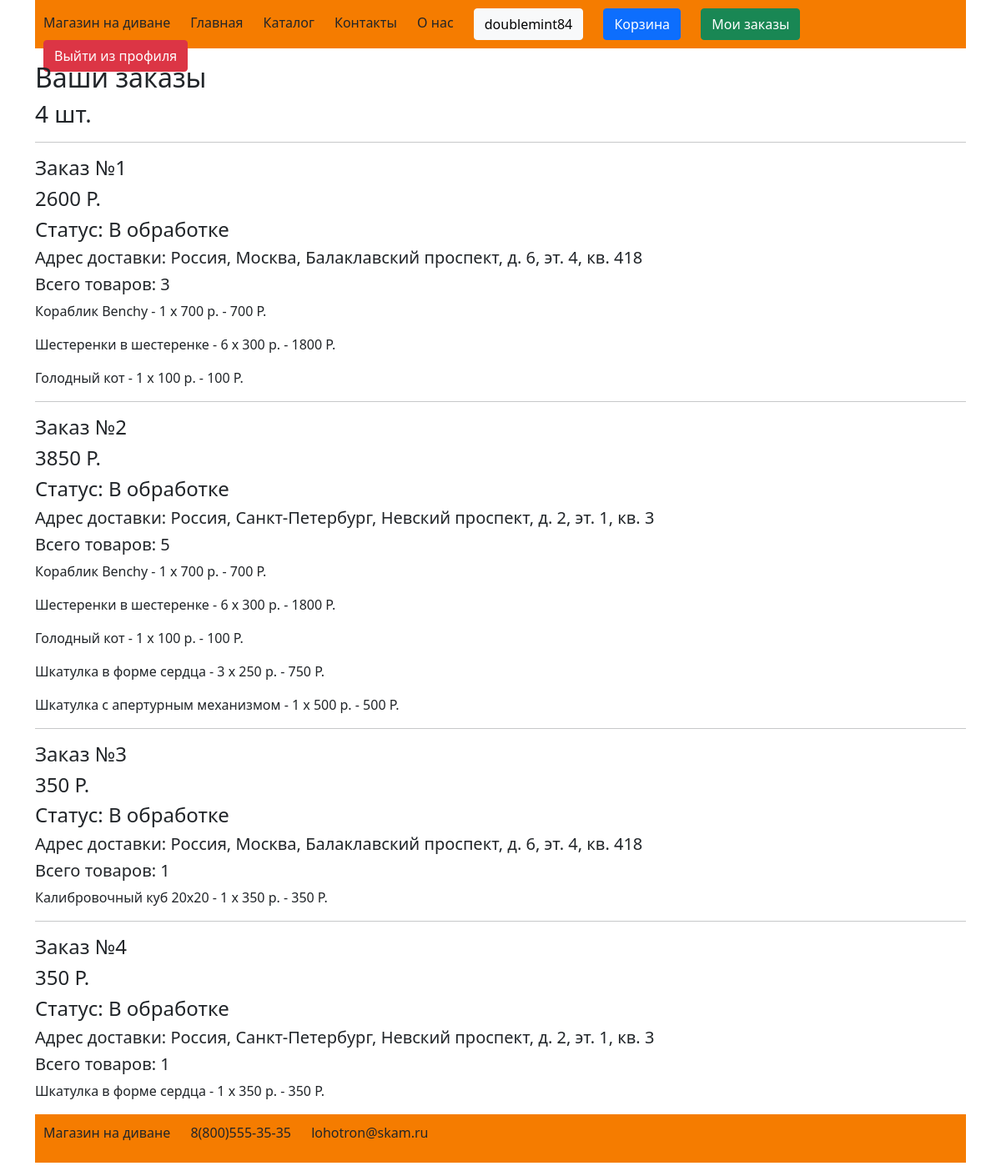
/my_orders (signed in), run on the app's committed database.
### models.py (models this page shows, shortened)
class Users(db.Model):
    id = db.Column(db.Integer, primary_key=True)
    name = db.Column(db.String(80), nullable=True)
    surname = db.Column(db.String(80), nullable=True)
    birthdate = db.Column(db.String(80), nullable=True)
    login = db.Column(db.String(80), nullable=True)
    password_hash = db.Column(db.String(80), nullable=True)
    registration_date = db.Column(db.String(80), nullable=True)

class Orders(db.Model):
    id = db.Column(db.Integer, primary_key=True)
    customer_id = db.Column(db.Integer, db.ForeignKey('users.id'), nullable=False)
    date = db.Column(db.String(80), nullable=False)
    total = db.Column(db.Integer, nullable=False)
    state = db.Column(db.Integer, nullable=False)
    address_id = db.Column(db.Integer, db.ForeignKey('address.id'), nullable=False)
    customer = db.relationship('Users',
                               backref=db.backref('order', lazy=False))
    address = db.relationship('Address',
                              backref=db.backref('order', lazy=False))

class Address(db.Model):
    id = db.Column(db.Integer, primary_key=True)
    street = db.Column(db.String(80), nullable=True)
    house = db.Column(db.String(80), nullable=True)
    city = db.Column(db.String(80), nullable=True)
    country = db.Column(db.String(80), nullable=True)
    postcode = db.Column(db.String(80), nullable=True)
    flat = db.Column(db.String(80), nullable=True)
    floor = db.Column(db.String(80), nullable=True)

class Items(db.Model):
    id = db.Column(db.Integer, primary_key=True)
    category_id = db.Column(db.Integer, db.ForeignKey('categories.id'), nullable=False)
    name = db.Column(db.String(80), nullable=False)
    price = db.Column(db.Integer, nullable=False)
    description = db.Column(db.String(80), nullable=False)
    photo = db.Column(db.String(80), nullable=True)
    category = db.relationship('Categories',
                               backref=db.backref('item', lazy=False))

class Order_list(db.Model):
    id = db.Column(db.Integer, primary_key=True)
    order_id = db.Column(db.Integer, db.ForeignKey('orders.id'), nullable=False)
    item_id = db.Column(db.Integer, db.ForeignKey('items.id'), nullable=False)
    price_per_item = db.Column(db.Integer, nullable=False)
    count = db.Column(db.Integer, nullable=False)
    order = db.relationship('Orders',
                            backref=db.backref('order_ls', lazy=False))
    item = db.relationship('Items',
                           backref=db.backref('order_ls', lazy=False))

### requests.py (the view)
@app.route('/my_orders')
def my_orders():
    if (login := session.get('login')):
        if (u := Users.query.filter_by(login=login)) is not None:
            u = u.one()
            orders = Orders.query.filter_by(customer_id=u.id).all()
            state = []
            address = []
            items = []
            for order in orders:
                if order.state == 0:
                    state.append('В обработке')
                address.append(Address.query.filter_by(id=order.address_id).one())
                tmp = []
                for i in Order_list.query.filter_by(order_id=order.id).all():
                    item = Items.query.filter_by(id=i.item_id).one()
                    tmp.append(ItemList(name=item.name, count=i.count, price=i.price_per_item, total_price=i.count * i.price_per_item))
                items.append(tmp)
            return render_template('my_orders.html', orders=orders, state=state, address=address, items=items)
    flash('Please authenticate', 'warning')
    return redirect(url_for('login'))

### templates/my_orders.html
{% extends "base.html" %}
{% block content %}
<div class="my_orders">
    <h2>Ваши заказы</h2>
    {% if orders|length < 1 %}
    <h3>Пока что вы не сделали ни одного заказа. Чтобы это исправить, зайдите в <a href="catalog"
                class="text-link">Каталог</a> :)</h3>
    {% else %}
    <h3>{{orders|length}} шт.</h3>
    <div class="orders-items">
            {% for i in range(orders|length) %}
        <hr>
            <div class="order">
                <h4>Заказ №{{orders[i].id}}</h4>
                <h4>{{orders[i].total}} Р.</h4>
                <h4>Статус: {{state[i]}} </h4>
                <h5>Адрес доставки: {{address[i].country}}, {{address[i].city}}, {{address[i].street}}, д. {{address[i].house}}, эт. {{address[i].floor}}, кв. {{address[i].flat}}</h5>
                <h5>Всего товаров: {{items[i]|length}}</h5>
                {% for item in items[i] %}
                    <p>{{item.name}} - {{item.count}} x {{item.price}} р. - {{item.total_price}} Р.</p>
                {% endfor %}
            </div>
            {% endfor %}
    </div>
    {% endif %}
</div>
{% endblock %}

### templates/base.html (shortened to what this page needs)
<!DOCTYPE html>
<html lang="ru">
<head>
    <link rel="stylesheet" type="text/css" href="{{ url_for('static', filename='style.css') }}">
    <link href="https://cdn.jsdelivr.net/npm/bootstrap@5.1.3/dist/css/bootstrap.min.css" rel="stylesheet">
</head>
<body>
    <div class="container">
        <ul class="header-footer">
            <a class="menu-link" href="/">
                <li class="menu-item">
                    Магазин на&nbsp;диване
                </li>
            </a>
            <a class="menu-link" href="/">
                <li class="menu-item">Главная</li>
            </a>
            <a class="menu-link" href="/catalog">
                <li class="menu-item">Каталог</li>
            </a>
            <a class="menu-link" href="/contacts">
                <li class="menu-item">Контакты</li>
            </a>
            <a class="menu-link" href="/about">
                <li class="menu-item">О&nbsp;нас</li>
            </a>
            {% if not session['login'] %}
            <li class="menu-item"><a href="/login" class="btn btn-light" >Войти</a></li>
            <li class="menu-item"><a href="/registration" class="btn btn-success" >Зарегистрироваться</a></li>
            {% else %}
            <li class="menu-item"><a href="/profile/{{session['login']}}" class="btn btn-light"> {{session['login']}} </a></li>
            <li class="menu-item"><a href="/shopcart"  class="btn btn-primary"> Корзина </a></li>
            <li class="menu-item"><a href="/my_orders"  class="btn btn-success"> Мои заказы </a></li>
            <li class="menu-item"> <a href="/logout"  class="btn btn-danger">Выйти из профиля</a></li>
            {% endif %}
        </ul>
        {% block content %} {% endblock %}
        <ul class="header-footer">
            <li class="menu-item">Магазин на&nbsp;диване</li>
            <li class="menu-item">8(800)555-35-35</li>
            <li class="menu-item">lohotron@skam.ru</li>
        </ul>
    </div>
</body>
</html>

### static/style.css (style rules this page uses)
body { background: #62efff; font-family: 'Fira Sans', sans-serif; }
a { text-decoration: none; color: black; }
.container { height: 100%; width: 100%; }
.header-footer { background-color: #f57c00; list-style: none; padding: 10px; margin-top: 0px; height: 58px; }
.header-footer > a > li { display: inline; margin-right: 20px; }
.header-footer > li { display: inline; margin-right: 20px; }
.menu-link { text-decoration: none; color: inherit; }

### data on the page
Users: login "doublemint84"
Orders: id "1", total "2600"
Address: country "Россия" "Россия", city "Москва" "Москва", street "Балаклавский проспект" "Балаклавский проспект", house "6" "6", floor "4" "4", flat "418" "418"
Items: name "Кораблик Benchy" "Кораблик Benchy"
Order_list: price "700"
Items: name "Шестеренки в шестеренке" "Шестеренки в шестеренке"
Order_list: price "300"
Order_list: name "Голодный кот", count "1", price "100", total_price "100"
Orders: id "2", total "3850"
Address: country "Россия" "Россия", city "Санкт-Петербург" "Санкт-Петербург", street "Невский проспект" "Невский проспект", house "2" "2", floor "1" "1", flat "3" "3"
Order_list: price "700"
Order_list: price "300"
Order_list: name "Шкатулка в форме сердца", count "3", price "250", total_price "750"
Items: name "Шкатулка с апертурным механизмом"
Order_list: price "500"
Orders: id "3", total "350"
Items: name "Калибровочный куб 20x20"
Order_list: price "350"
Orders: id "4", total "350"
Items: name "Шкатулка в форме сердца"
Order_list: price "350"

### other printed values
{{ orders|length }} "4"
{{ state[i] }} "В обработке" "В обработке" "В обработке" "В обработке"
{{ items[i]|length }} "3" "5" "1" "1"
{{ item.count }} "1" "6" "1" "6" "1" "1" "1"
{{ item.total_price }} "700" "1800" "700" "1800" "500" "350" "350"
